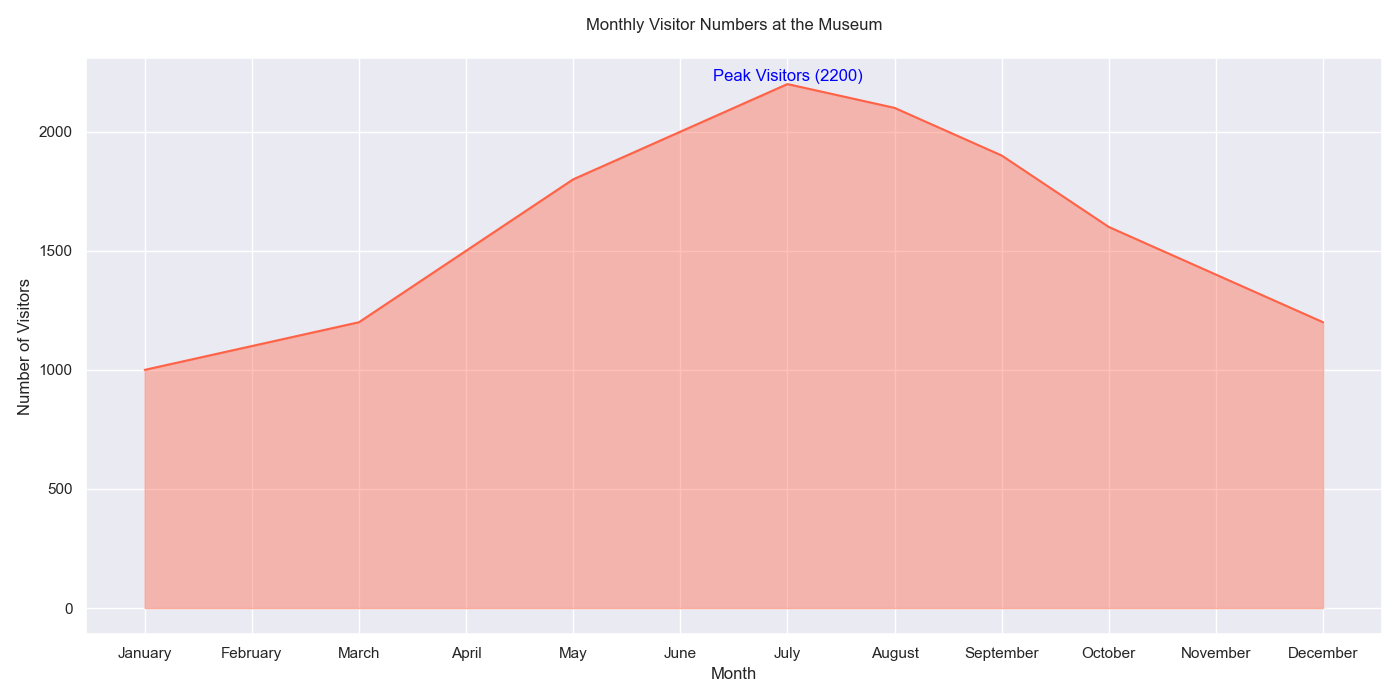

Python code for this plot:

import seaborn as sns
import pandas as pd
import matplotlib.pyplot as plt

# Create a DataFrame from the data
data = {
    'Month': ['January', 'February', 'March', 'April', 'May', 'June', 'July', 
              'August', 'September', 'October', 'November', 'December'],
    'Visitors': [1000, 1100, 1200, 1500, 1800, 2000, 2200, 2100, 1900, 1600, 1400, 1200]
}
df = pd.DataFrame(data)

# Ensure that the Month column is treated as categorical with the correct order
df['Month'] = pd.Categorical(df['Month'], categories=data['Month'], ordered=True)

# Set the aesthetic style of the plots
sns.set_theme()

# Create the area chart
plt.figure(figsize=(14, 7))
area_chart = sns.lineplot(data=df, x='Month', y='Visitors', sort=False, color='#ff6347')
area_chart.fill_between(df['Month'], df['Visitors'], alpha=0.4, color='#ff6347')

# Assign an annotation/text label on the chart for the highest number of visitors
plt.text(x='July', y=2200, s='Peak Visitors (2200)', color='blue', va='bottom', ha='center')

# Set chart title and labels
plt.title('Monthly Visitor Numbers at the Museum', loc='center', pad=20)
plt.xlabel('Month')
plt.ylabel('Number of Visitors')

# Finalize and show the plot
plt.tight_layout()
plt.show()
